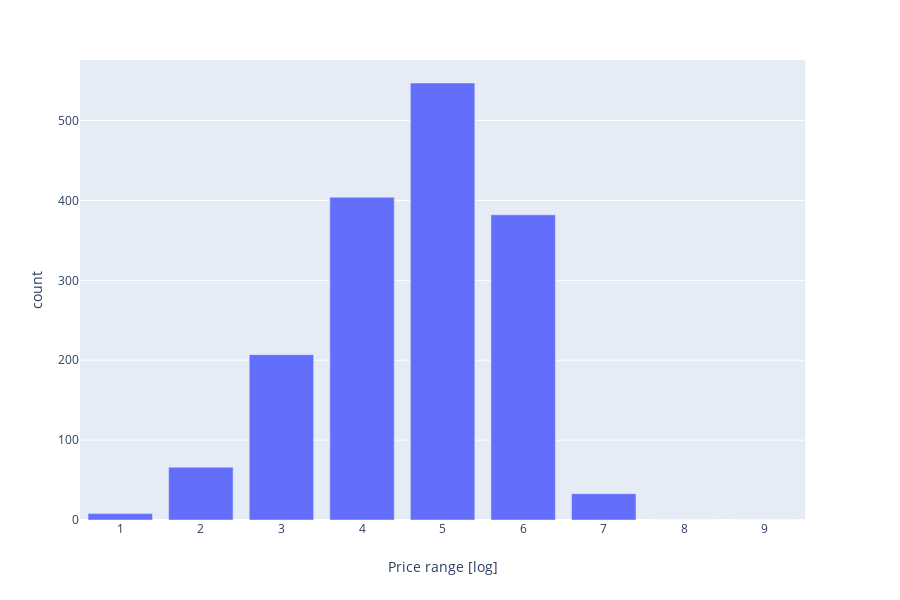

Source (notebook cell):
### Code cell
counts, bins = np.histogram(df.log_price, bins=range(0,10))
bins = bins[1:]

fig = px.bar(x=bins, y=counts, labels={'x':'Price range [log]', 'y':'count'})
fig.show()

### Figure 1 — Plotly figure (JSON) as saved in the notebook; plotly's stock layout.template omitted (floating-point values rounded to 4 significant figures)
{"data": [{"alignmentgroup": "True", "hoverlabel": {"namelength": 0}, "hovertemplate": "Price range [log]=%{x}<br>count=%{y}", "legendgroup": "", "marker": {"color": "#636efa"}, "name": "", "offsetgroup": "", "orientation": "v", "showlegend": false, "textposition": "auto", "type": "bar", "x": [1, 2, 3, 4, 5, 6, 7, 8, 9], "xaxis": "x", "y": [8, 66, 207, 404, 547, 382, 33, 0, 0], "yaxis": "y"}], "layout": {"barmode": "relative", "height": 600, "legend": {"tracegroupgap": 0}, "margin": {"t": 60}, "xaxis": {"anchor": "y", "domain": [0, 0.98], "title": {"text": "Price range [log]"}}, "yaxis": {"anchor": "x", "domain": [0, 1], "title": {"text": "count"}}}}
